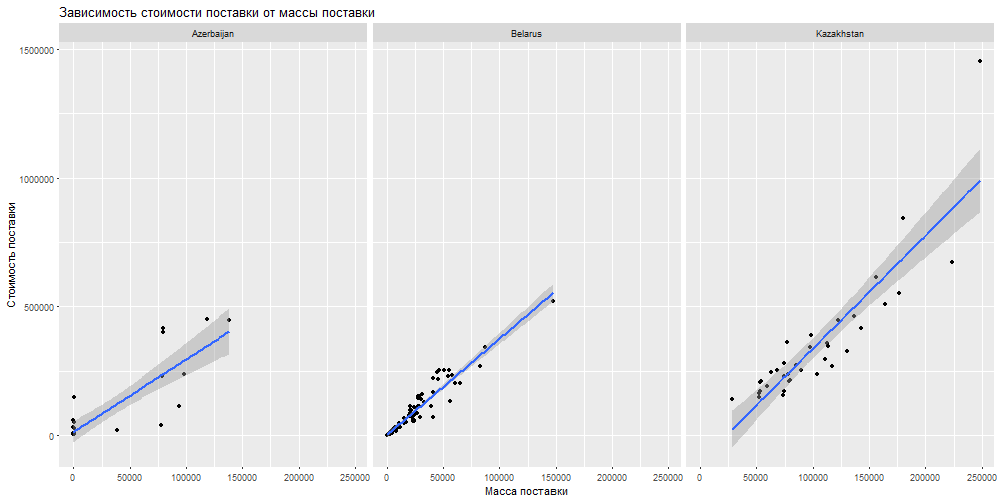

Write the R code that produced this figure.
# Работу выполнила ст. ИИС гр. ПМИ 4-1,
# Давыдова Светлана.

# Вариант 3
# Построить график разброса стоимости поставки
# от массы поставки в килограммах (исходные данные с 
# пропусками, переменная Netweight.kg), разделенный на панели
# (фасетки) по странам: Азербайджану, Республике Беларусь, 
# Казахстану. Добавить на график линии регрессии. Использовать
# пакет "ggplot2"

# загрузка пакетов
library("data.table")
library('ggplot2')

# загрузка файла с данными по импорту масла в РФ
fileURL <- 'https://raw.githubusercontent.com/aksyuk/R-data/master/COMTRADE/040510-Imp-RF-comtrade.csv'

if (!file.exists('./data')) {
  dir.create('./data')
}
if (!file.exists('./data/download.log')) {
  file.create('./data/download.log')
}
if (!file.exists('./data/040510-Imp-RF-comtrade.csv')) {
  download.file(fileURL, './data/040510-Imp-RF-comtrade.csv')
  write(paste('Файл "040510-Imp-RF-comtrade.csv" загружен', Sys.time()), 
        file = './data/download.log', append = T)
}
if (!exists('DT')){
  DT <- data.table(read.csv('./data/040510-Imp-RF-comtrade.csv', as.is = T))
}

# отбор данных по странам согласно варианту задания
DT1 <- DT[Reporter %in% c('Belarus', 'Kazakhstan', 'Azerbaijan')]
DT <- DT1

# заполнение пропусков по переменной Netweight.kg средними значениями
DT[, Netweight.kg := as.double(Netweight.kg)]
DT[, round(median(.SD$Netweight.kg, na.rm = T), 0), 
   by = Year]
DT[, Netweight.kg.median := 
     round(median(.SD$Netweight.kg, na.rm = T), 0), 
   by = Year]
DT[!is.na(Netweight.kg), 
   Netweight.kg.median := Netweight.kg]
DT[, Netweight.kg, Netweight.kg.median]
DT[is.na(Netweight.kg), 
   Netweight.kg, Netweight.kg.median]
DT[, Trade.Value.USD:= as.double(Trade.Value.USD)]

# построение графика разброса и добавление линий регрессии
gp <- ggplot(data = DT,
             aes(x = Netweight.kg.median, y = Trade.Value.USD))
gp <- gp + geom_point()
gp <- gp + facet_grid(. ~ Reporter)
gp <- gp + geom_smooth(method = 'lm')
# добавление подписей осей и заголовок
gp <- gp + xlab('Масса поставки') 
gp <- gp + ylab('Стоимость поставки')
gp <- gp + ggtitle('Зависимость стоимости поставки от массы поставки')

# сохранение графика
png('Rplot.png', width = 1000, height = 500)
plot(gp)
dev.off()
